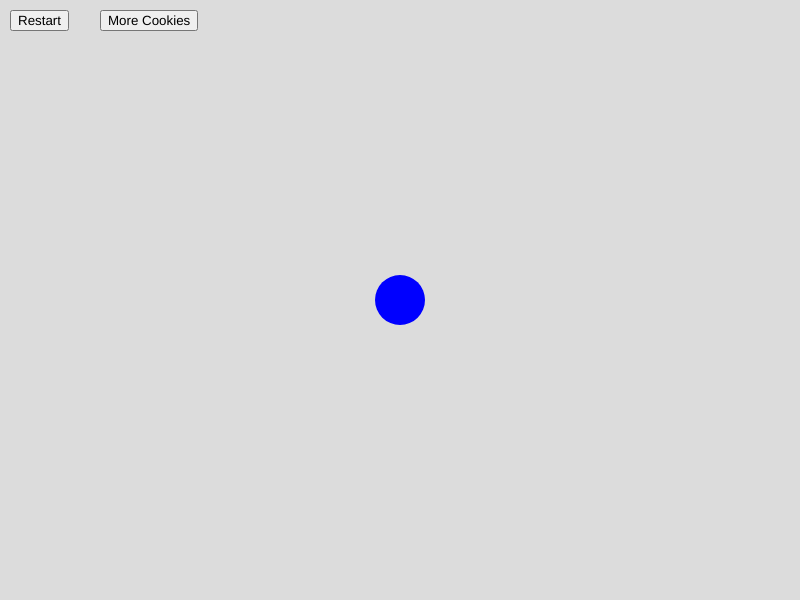
Frame 1 (no input)
Frame 60 (no input): identical to frame 1, image omitted
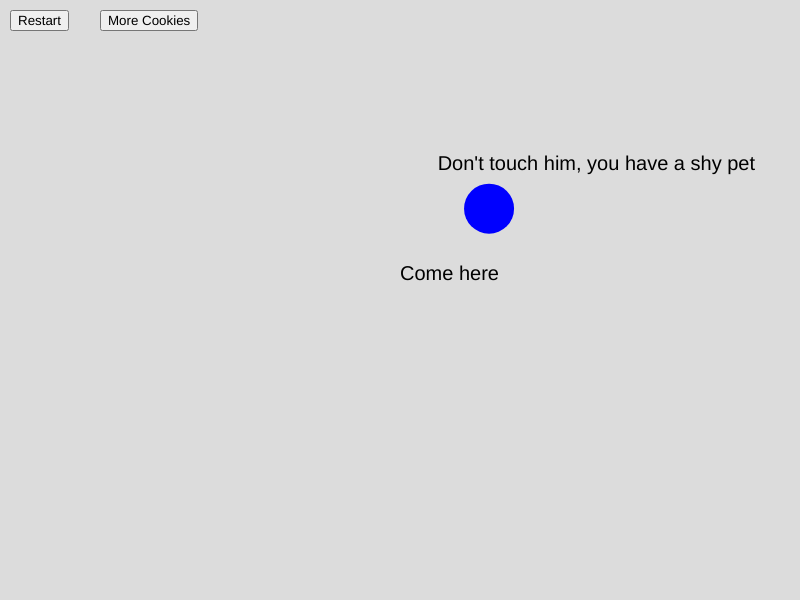
Frame 120 (the mouse pressed at the canvas centre since frame 60)

The p5.js sketch that drew these frames (run headless with seeded random() and noise() and a simulated clock; from frame 60 on, the mouse is pressed at the canvas centre):

// p5.js sketch
// ── sketch.js
let ball;
let cookies = [];
let targetPos;
let isMoving = false;
let moveStartTime;
let cookiesEaten = 0;
let isGameOver = false;
let shyMessage = "";
let shyMessageTime = 0;

function setup() {
  createCanvas(800, 600);

  // 初始化球
  ball = {
    x: width / 2,
    y: height / 2,
    size: 50,
    speed: 2,
  };

  // 创建按钮
  createButton('Restart').position(10, 10).mousePressed(restartGame);
  createButton('More Cookies').position(100, 10).mousePressed(addCookie);
}

function draw() {
  background(220);

  // 绘制球
  fill(0, 0, 255);
  noStroke();
  ellipse(ball.x, ball.y, ball.size);

  // 显示 "Come here" 文本
  if (targetPos && !isGameOver) {
    fill(0);
    textSize(20);
    text("Come here", targetPos.x, targetPos.y - 20);

    // 球向目标位置移动
    if (isMoving) {
      let dx = targetPos.x - ball.x;
      let dy = targetPos.y - ball.y;
      let distance = dist(ball.x, ball.y, targetPos.x, targetPos.y);

      if (distance > 1) {
        ball.x += (dx / distance) * ball.speed;
        ball.y += (dy / distance) * ball.speed;
      } else {
        isMoving = false;
      }
    }

    // 3秒后停止移动
    if (millis() - moveStartTime > 3000) {
      targetPos = null;
      isMoving = false;
    }
  }

  // 绘制饼干
  for (let i = cookies.length - 1; i >= 0; i--) {
    let cookie = cookies[i];
    fill(210, 180, 140);
    ellipse(cookie.x, cookie.y, 30, 30);

    // 拖动饼干
    if (cookie.isDragging) {
      cookie.x = mouseX;
      cookie.y = mouseY;
    }

    // 检查饼干是否被球吃掉
    if (dist(cookie.x, cookie.y, ball.x, ball.y) < ball.size / 2 + 15) {
      cookies.splice(i, 1);
      cookiesEaten++;
    }
  }

  // 显示 "No more cookies" 信息
  if (isGameOver) {
    fill(0);
    textSize(24);
    text("No more cookies, unless you want a fat pet", 100, height / 2);
  }

  // 显示 "Don't touch him" 信息
  if (shyMessage) {
    fill(0);
    textSize(20);
    text(shyMessage, ball.x - 50, ball.y - 40);

    // 1秒后消失
    if (millis() - shyMessageTime > 1000) {
      shyMessage = "";
    }
  }
}

function mousePressed() {
  // 点击画布显示 "Come here" 并让球移动
  if (!isGameOver && !targetPos && !isDraggingCookie()) {
    targetPos = createVector(mouseX, mouseY);
    isMoving = true;
    moveStartTime = millis();
  }

  // 点击球随机移动
  if (dist(mouseX, mouseY, ball.x, ball.y) < ball.size / 2) {
    ball.x = random(width);
    ball.y = random(height);
    shyMessage = "Don't touch him, you have a shy pet";
    shyMessageTime = millis();
  }

  // 检查是否点击了饼干
  for (let cookie of cookies) {
    if (dist(mouseX, mouseY, cookie.x, cookie.y) < 15) {
      cookie.isDragging = true;
    }
  }
}

function mouseReleased() {
  // 停止拖动饼干
  for (let cookie of cookies) {
    cookie.isDragging = false;
  }
}

function addCookie() {
  if (cookiesEaten < 3) {
    cookies.push({ x: random(width), y: random(height), isDragging: false });
  } else {
    isGameOver = true;
  }
}

function restartGame() {
  cookies = [];
  cookiesEaten = 0;
  isGameOver = false;
  targetPos = null;
  isMoving = false;
  shyMessage = "";
  ball.x = width / 2;
  ball.y = height / 2;
}

function isDraggingCookie() {
  for (let cookie of cookies) {
    if (cookie.isDragging) {
      return true;
    }
  }
  return false;
}
